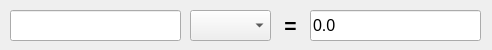
<?xml version="1.0" encoding="UTF-8"?>
<ui version="4.0">
 <class>MainWindow</class>
 <widget class="QMainWindow" name="MainWindow">
  <property name="geometry">
   <rect>
    <x>0</x>
    <y>0</y>
    <width>492</width>
    <height>50</height>
   </rect>
  </property>
  <property name="sizePolicy">
   <sizepolicy hsizetype="Fixed" vsizetype="Fixed">
    <horstretch>0</horstretch>
    <verstretch>0</verstretch>
   </sizepolicy>
  </property>
  <property name="windowTitle">
   <string>Trimps number converter</string>
  </property>
  <property name="toolTip">
   <string/>
  </property>
  <property name="toolButtonStyle">
   <enum>Qt::ToolButtonIconOnly</enum>
  </property>
  <property name="documentMode">
   <bool>false</bool>
  </property>
  <widget class="QWidget" name="centralwidget">
   <property name="font">
    <font>
     <kerning>true</kerning>
    </font>
   </property>
   <widget class="QLineEdit" name="input">
    <property name="geometry">
     <rect>
      <x>10</x>
      <y>10</y>
      <width>171</width>
      <height>31</height>
     </rect>
    </property>
    <property name="font">
     <font>
      <pointsize>12</pointsize>
     </font>
    </property>
   </widget>
   <widget class="QComboBox" name="input_multiplier">
    <property name="geometry">
     <rect>
      <x>190</x>
      <y>10</y>
      <width>81</width>
      <height>31</height>
     </rect>
    </property>
    <property name="font">
     <font>
      <pointsize>14</pointsize>
     </font>
    </property>
    <item>
     <property name="text">
      <string/>
     </property>
    </item>
    <item>
     <property name="text">
      <string>K</string>
     </property>
    </item>
    <item>
     <property name="text">
      <string>M</string>
     </property>
    </item>
    <item>
     <property name="text">
      <string>B</string>
     </property>
    </item>
    <item>
     <property name="text">
      <string>T</string>
     </property>
    </item>
    <item>
     <property name="text">
      <string>Qa</string>
     </property>
    </item>
    <item>
     <property name="text">
      <string>Qi</string>
     </property>
    </item>
    <item>
     <property name="text">
      <string>Sx</string>
     </property>
    </item>
    <item>
     <property name="text">
      <string>Sp</string>
     </property>
    </item>
    <item>
     <property name="text">
      <string>Oc</string>
     </property>
    </item>
    <item>
     <property name="text">
      <string>No</string>
     </property>
    </item>
    <item>
     <property name="text">
      <string>Dc</string>
     </property>
    </item>
    <item>
     <property name="text">
      <string>Ud</string>
     </property>
    </item>
    <item>
     <property name="text">
      <string>Dd</string>
     </property>
    </item>
    <item>
     <property name="text">
      <string>Td</string>
     </property>
    </item>
    <item>
     <property name="text">
      <string>Qad</string>
     </property>
    </item>
    <item>
     <property name="text">
      <string>Qid</string>
     </property>
    </item>
    <item>
     <property name="text">
      <string>Sxd</string>
     </property>
    </item>
    <item>
     <property name="text">
      <string>Spd</string>
     </property>
    </item>
    <item>
     <property name="text">
      <string>Od</string>
     </property>
    </item>
    <item>
     <property name="text">
      <string>Nd</string>
     </property>
    </item>
    <item>
     <property name="text">
      <string>V</string>
     </property>
    </item>
    <item>
     <property name="text">
      <string>Uv</string>
     </property>
    </item>
    <item>
     <property name="text">
      <string>Dv</string>
     </property>
    </item>
   </widget>
   <widget class="QLineEdit" name="output">
    <property name="geometry">
     <rect>
      <x>310</x>
      <y>10</y>
      <width>171</width>
      <height>31</height>
     </rect>
    </property>
    <property name="font">
     <font>
      <pointsize>12</pointsize>
     </font>
    </property>
    <property name="text">
     <string>0.0</string>
    </property>
    <property name="readOnly">
     <bool>true</bool>
    </property>
   </widget>
   <widget class="QLabel" name="label">
    <property name="geometry">
     <rect>
      <x>270</x>
      <y>10</y>
      <width>41</width>
      <height>31</height>
     </rect>
    </property>
    <property name="font">
     <font>
      <pointsize>16</pointsize>
      <weight>75</weight>
      <bold>true</bold>
     </font>
    </property>
    <property name="text">
     <string>=</string>
    </property>
    <property name="alignment">
     <set>Qt::AlignCenter</set>
    </property>
   </widget>
  </widget>
 </widget>
 <resources/>
 <connections/>
</ui>
